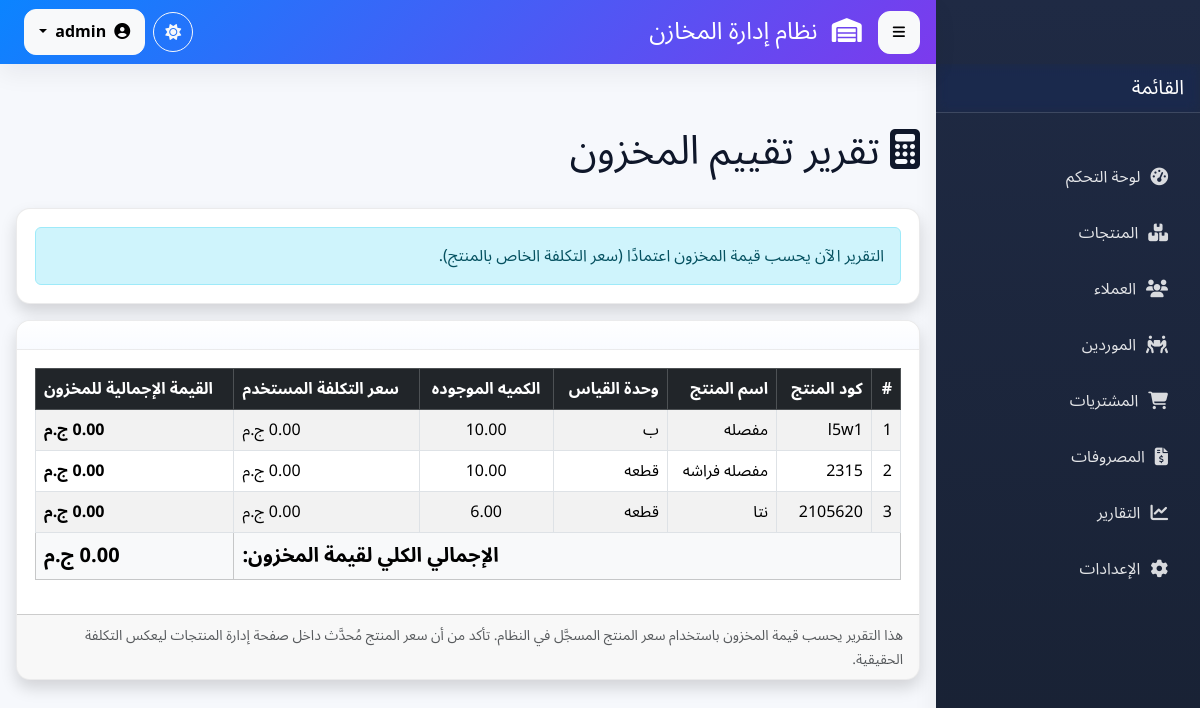
Screenshot of /admin/stock_valuation_report.php (signed in) with the database file from the repository.
### tables this page shows
CREATE TABLE `products` (
  `id` int(11) NOT NULL COMMENT 'المعرف التلقائي للمنتج',
  `product_code` varchar(50) NOT NULL COMMENT 'كود المنتج الفريد',
  `name` varchar(255) NOT NULL COMMENT 'اسم المنتج',
  `description` text DEFAULT NULL COMMENT 'وصف المنتج (اختياري)',
  `unit_of_measure` varchar(50) NOT NULL COMMENT 'وحدة القياس (مثال: قطعة، كجم، لتر)',
  `current_stock` decimal(10,2) NOT NULL DEFAULT 0.00 COMMENT 'الرصيد الحالي في المخزن',
  `reorder_level` decimal(10,2) NOT NULL DEFAULT 0.00 COMMENT 'حد إعادة الطلب (التنبيه عند وصول الرصيد إليه أو أقل)',
  `created_at` timestamp NOT NULL DEFAULT current_timestamp() COMMENT 'تاريخ الإنشاء',
  `updated_at` timestamp NULL DEFAULT NULL ON UPDATE current_timestamp() COMMENT 'تاريخ آخر تعديل',
  `cost_price` decimal(10,2) NOT NULL DEFAULT 0.00,
  `selling_price` decimal(10,2) NOT NULL
);

### admin/stock_valuation_report.php (the view, shortened to what this page needs)
<?php
require_once dirname(__DIR__) . '/config.php';
$valuation_data = [];
$grand_total_stock_value = 0;
$price_source = 'product';
if ($price_source === 'product') {
    $sql = "SELECT
                p.id,
                p.product_code,
                p.name AS product_name,
                p.unit_of_measure,
                p.current_stock,
                COALESCE(p.cost_price, 0.00) AS cost_price_used,
                (p.current_stock * COALESCE(p.cost_price, 0.00)) AS stock_value
            FROM
                products p
            ORDER BY
                p.name ASC;";
} else if ($price_source === 'prefer_product') {
    $sql = "SELECT
                p.id,
                p.product_code,
                p.name AS product_name,
                p.unit_of_measure,
                p.current_stock,
                COALESCE(p.cost_price, last_purchase.cost_price_per_unit, 0.00) AS cost_price_used,
                (p.current_stock * COALESCE(p.cost_price, last_purchase.cost_price_per_unit, 0.00)) AS stock_value
            FROM
                products p
            LEFT JOIN
                (SELECT
                     pii.product_id,
                     pii.cost_price_per_unit
                 FROM purchase_invoice_items pii
                 INNER JOIN (
                     SELECT product_id, MAX(id) as max_pii_id
                     FROM purchase_invoice_items
                     GROUP BY product_id
                 ) latest_pii ON pii.id = latest_pii.max_pii_id
                ) AS last_purchase ON p.id = last_purchase.product_id
            ORDER BY
                p.name ASC;";
}
$result_valuation_report = $conn->query($sql);
if (!$result_valuation_report) {
    $message = "<div class='alert alert-danger'>حدث خطأ أثناء جلب بيانات تقييم المخزون: " . htmlspecialchars($conn->error) . "</div>";
} else {
    while ($row = $result_valuation_report->fetch_assoc()) {
        $row['current_stock'] = floatval($row['current_stock']);
        $row['cost_price_used'] = floatval($row['cost_price_used']);
        $row['stock_value'] = floatval($row['stock_value']);
        $valuation_data[] = $row;
        $grand_total_stock_value += $row['stock_value'];
    }
}
require_once BASE_DIR . 'partials/header.php';
require_once BASE_DIR . 'partials/sidebar.php';
?>
<div class="container mt-5 pt-3">
    <div class="d-flex justify-content-between align-items-center mb-4">
        <h1><i class="fas fa-calculator"></i> تقرير تقييم المخزون</h1>
    </div>
    <div class="card shadow mb-3">
        <div class="card-body">
            <div class="alert alert-info mb-0">التقرير الآن يحسب قيمة المخزون اعتمادًا (سعر التكلفة الخاص بالمنتج).</div>
        </div>
    </div>
    <div class="card shadow">
        <div class="card-header">
        </div>
        <div class="card-body">
            <div class="table-responsive">
                <table class="table table-striped table-hover table-bordered align-middle">
                    <thead class="table-dark">
                        <tr>
                            <th>#</th>
                            <th>كود المنتج</th>
                            <th>اسم المنتج</th>
                            <th>وحدة القياس</th>
                            <th class="text-center">الكميه الموجوده </th>
                            <th class="text-end">سعر التكلفة المستخدم</th>
                            <th class="text-end">القيمة الإجمالية للمخزون</th>
                        </tr>
                    </thead>
                    <tbody>
                        <?php if (!empty($valuation_data)): ?>
                            <?php $counter = 1; ?>
                            <?php foreach($valuation_data as $product_valuation): ?>
                                <tr>
                                    <td><?php echo $counter++; ?></td>
                                    <td><?php echo htmlspecialchars($product_valuation["product_code"]); ?></td>
                                    <td><?php echo htmlspecialchars($product_valuation["product_name"]); ?></td>
                                    <td><?php echo htmlspecialchars($product_valuation["unit_of_measure"]); ?></td>
                                    <td class="text-center"><?php echo number_format($product_valuation['current_stock'], 2); ?></td>
                                    <td class="text-end"><?php echo number_format($product_valuation['cost_price_used'], 2); ?> ج.م</td>
                                    <td class="text-end fw-bold"><?php echo number_format($product_valuation['stock_value'], 2); ?> ج.م</td>
                                </tr>
                            <?php endforeach; ?>
                        <?php else: ?>
                            <tr>
                                <td colspan="7" class="text-center">لا توجد بيانات منتجات لعرضها.</td>
                            </tr>
                        <?php endif; ?>
                    </tbody>
                    <?php if (!empty($valuation_data)): ?>
                    <tfoot class="table-light">
                        <tr>
                            <td colspan="6" class="text-end fw-bolder fs-5">الإجمالي الكلي لقيمة المخزون:</td>
                            <td class="text-end fw-bolder fs-5"><?php echo number_format($grand_total_stock_value, 2); ?> ج.م</td>
                        </tr>
                    </tfoot>
                    <?php endif; ?>
                </table>
            </div>
        </div>
        <div class="card-footer">
            <small class="text-muted">هذا التقرير يحسب قيمة المخزون باستخدام سعر المنتج المسجَّل في النظام. تأكد من أن سعر المنتج مُحدَّث داخل صفحة إدارة المنتجات ليعكس التكلفة الحقيقية.</small>
        </div>
    </div>
</div>
<?php
require_once BASE_DIR . 'partials/footer.php';
?>

### assets/css/index.css (style rules this page uses)
:root { --primary: #0b84ff; --primary-600: #0a6be0; --primary-700: #0a58c8; --accent: #7c3aed; --accent-600: #6d28d9; --teal: #10b981; --amber: #f59e0b; --rose: #ef4444; --const:white; --bg: #f6f8fc; --surface: #ffffff; --surface-2: #f9fbff; --text: #0f172a; --text-soft: #334155; --muted: #64748b; --border: rgba(2,6,23,0.08); --radius: 14px; --radius-sm: 10px; --radius-lg: 20px; --shadow-1: 0 10px 24px rgba(15,23,42,0.06); --shadow-2: 0 12px 28px rgba(11,132,255,0.14); --ring: 0 0 0 4px rgba(11,132,255,0.18); --header-h: 64px; --sidebar-w: 264px; --sidebar-w-mini: 84px; --fast: .15s ease; --normal: .25s cubic-bezier(.2,.8,.2,1); --grad-1: linear-gradient(135deg, #0b84ff, #7c3aed); --grad-2: linear-gradient(135deg, #10b981, #0ea5e9); --grad-3: linear-gradient(135deg, #f59e0b, #ef4444); --grad-4: linear-gradient(135deg, #ef4444, #b91c1c); }
* { scrollbar-width: thin; scrollbar-color: var(--border) var(--surface); }
[data-app] { font-family: "Tajawal","Noto Sans Arabic",system-ui,-apple-system,Segoe UI,Roboto,Arial,sans-serif; color: var(--text); background: var(--bg); min-height: 100vh; -webkit-font-smoothing: antialiased; -moz-osx-font-smoothing: grayscale; }
[data-app] .container, [data-app] .container-fluid { padding-inline: 16px; }
::placeholder { color: var(--muted); opacity: 0.8; }
[data-app] .card { background: var(--surface); border: 1px solid var(--border); border-radius: var(--radius); box-shadow: var(--shadow-1); overflow: hidden; }
[data-app] .card-header { background: linear-gradient(180deg, var(--surface), var(--surface-2)); border-bottom: 1px solid var(--border); padding: 14px 16px; font-weight: 800; color: var(--text-soft); }
[data-app] .card-body { padding: 18px; }

### rows the page displays
products: product_code "l5w1", name "مفصله", unit_of_measure "ب", current_stock "10.00"
products: product_code "2315", name "مفصله فراشه", unit_of_measure "قطعه", current_stock "10.00"
products: product_code "2105620", name "نتا", unit_of_measure "قطعه", current_stock "6.00"
